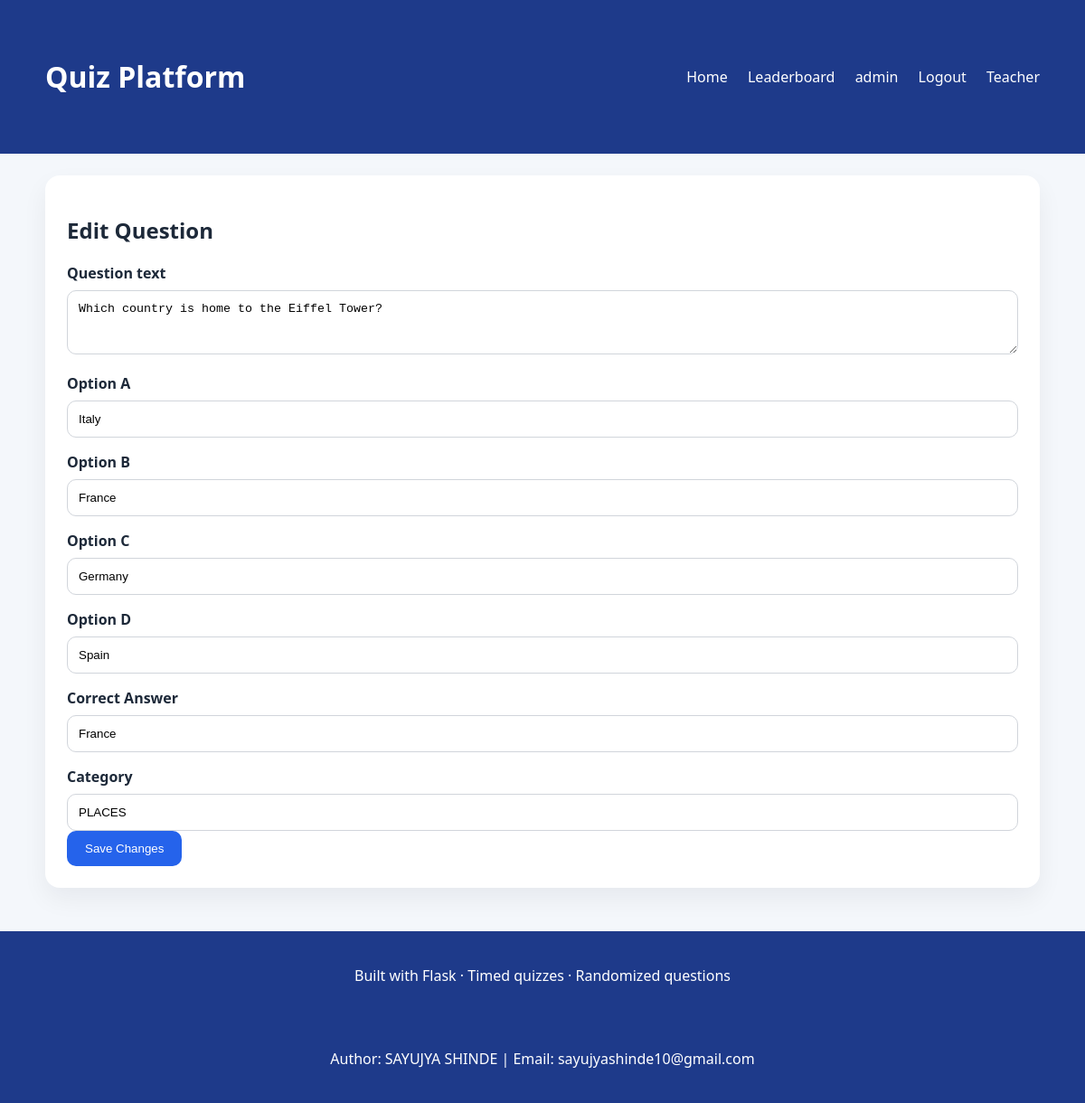
Page /admin/edit/1 (signed in) on the committed database.
### app.py (models this page shows)
class User(db.Model):
    id = db.Column(db.Integer, primary_key=True)
    username = db.Column(db.String(80), unique=True, nullable=False)
    password_hash = db.Column(db.String(150), nullable=False)
    is_admin = db.Column(db.Boolean, default=False)
    role = db.Column(db.String(20), nullable=False, default="student")
    @property
    def is_teacher(self):
        return self.is_admin or self.role == "teacher"

class Question(db.Model):
    id = db.Column(db.Integer, primary_key=True)
    text = db.Column(db.String(500), nullable=False)
    options = db.Column(db.Text, nullable=False)
    correct_answer = db.Column(db.String(200), nullable=False)
    category = db.Column(db.String(120), nullable=False, default="General")

### app.py (the view)
    def wrapper(*args, **kwargs):
        user = current_user()
        if not user or not user.is_teacher:
            flash("Teacher access required.", "warning")
            return redirect(url_for("index"))
        return route(*args, **kwargs)

### app.py (called while the page is built, shortened)
def current_user():
    user_id = session.get("user_id")
    if not user_id:
        return None
    return User.query.get(user_id)

@app.context_processor
def inject_current_user():
    return dict(current_user=current_user())

def admin_required(route):
    def wrapper(*args, **kwargs):
        user = current_user()
        if not user or not user.is_teacher:
            flash("Teacher access required.", "warning")
            return redirect(url_for("index"))
        return route(*args, **kwargs)
    wrapper.__name__ = route.__name__
    return wrapper

@app.route("/admin/edit/<int:question_id>", methods=["GET", "POST"])
@admin_required
def admin_edit(question_id):
    question = Question.query.get_or_404(question_id)
    options = json.loads(question.options)
    return render_template("edit_question.html", question=question, options=options)

### templates/edit_question.html
{% extends 'layout.html' %} {% block content %}
<section class="form-card">
  <h2>Edit Question</h2>
  <form method="post">
    <label>Question text</label>
    <textarea name="text" rows="3" required>{{ question.text }}</textarea>
    <label>Option A</label>
    <input
      type="text"
      name="option_a"
      value="{{ options[0] if options|length > 0 else '' }}"
      required
    />
    <label>Option B</label>
    <input
      type="text"
      name="option_b"
      value="{{ options[1] if options|length > 1 else '' }}"
      required
    />
    <label>Option C</label>
    <input
      type="text"
      name="option_c"
      value="{{ options[2] if options|length > 2 else '' }}"
    />
    <label>Option D</label>
    <input
      type="text"
      name="option_d"
      value="{{ options[3] if options|length > 3 else '' }}"
    />
    <label>Correct Answer</label>
    <input
      type="text"
      name="correct"
      value="{{ question.correct_answer }}"
      required
    />
    <label>Category</label>
    <input
      type="text"
      name="category"
      value="{{ question.category }}"
      placeholder="e.g. Math, Science, History"
    />
    <button type="submit" class="button">Save Changes</button>
  </form>
</section>
{% endblock %}

### templates/layout.html (shortened to what this page needs)
<!DOCTYPE html>
<html lang="en">
  <head>
    <link rel="stylesheet" href="{{ url_for('static', filename='css/style.css') }}" />
  </head>
  <body>
    <header class="site-header">
      <div class="container">
        <h1><a href="{{ url_for('index') }}">Quiz Platform</a></h1>
        <nav>
          <a href="{{ url_for('index') }}">Home</a>
          <a href="{{ url_for('leaderboard') }}">Leaderboard</a>
          {% if current_user %}
          <span class="nav-user">{{ current_user.username }}</span>
          <a href="{{ url_for('logout') }}">Logout</a>
          {% else %}
          <a href="{{ url_for('login') }}">Login</a>
          <a href="{{ url_for('register') }}">Register</a>
          {% endif %}
          {% if current_user and current_user.is_teacher %}
          <a href="{{ url_for('admin') }}">Teacher</a>
          {% endif %}
        </nav>
      </div>
    </header>
    <main class="container">
      {% block content %}{% endblock %}
    </main>
    <footer class="site-footer">
      <div class="container">Built with Flask · Timed quizzes · Randomized questions</div><br>
      <div class="container">Author: SAYUJYA SHINDE | Email: sayujyashinde10@gmail.com</div>
    </footer>
  </body>
</html>

### static/css/style.css (style rules this page uses)
* { box-sizing: border-box; }
body { margin: 0; font-family: 'Segoe UI', Tahoma, Geneva, Verdana, sans-serif; background: #f4f7fb; color: #1d2939; }
.container { width: min(1100px, calc(100% - 32px)); margin: 0 auto; padding: 24px 0; }
.site-header, .site-footer { background: #1e3a8a; color: #fff; }
.site-header a, .site-footer a { color: #fff; text-decoration: none; }
.site-header { padding: 18px 0; }
.site-header .container { display: flex; justify-content: space-between; align-items: center; }
nav a, .nav-user { margin-left: 18px; }
.button { display: inline-block; padding: 12px 20px; border: none; border-radius: 10px; background: #2563eb; color: white; text-decoration: none; cursor: pointer; }
.form-card, .admin-card, .quiz-card, .result-card, .leaderboard-card { background: white; border-radius: 16px; padding: 24px; margin-bottom: 24px; box-shadow: 0 12px 28px rgba(15, 23, 42, 0.06); }
label { display: block; margin: 16px 0 8px; font-weight: 600; }
input[type='text'], input[type='password'], textarea { width: 100%; padding: 12px; border: 1px solid #d1d5db; border-radius: 10px; }
textarea { resize: vertical; }
.site-footer { text-align: center; padding: 14px 0; }

### rows in the picture
User: username "admin"
Question: text "Which country is home to the Eiffel Tower?", correct "France", category "PLACES"
